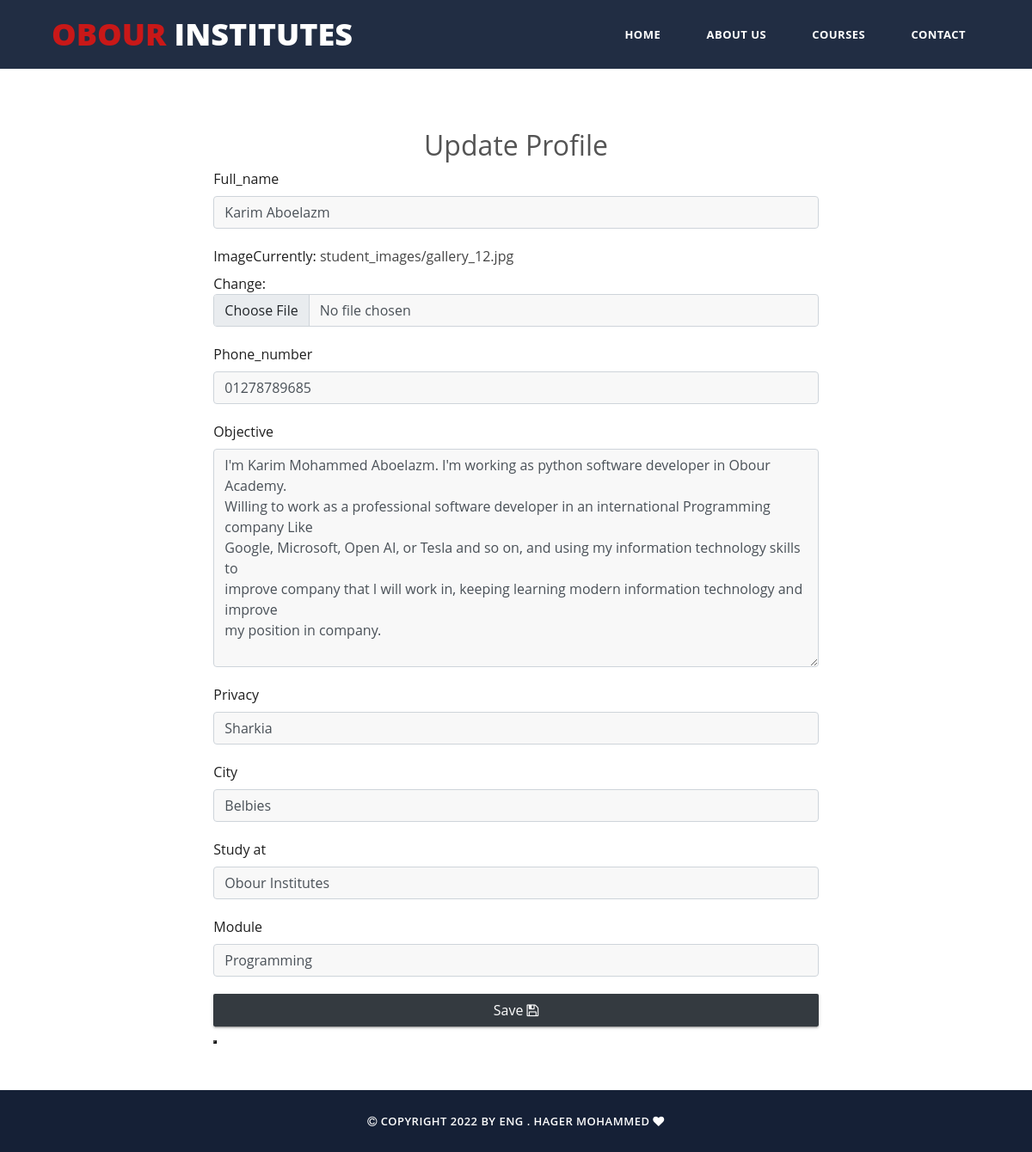
/student-update-profile/1, run on the app's committed database.
### edu/models.py (models this page shows, shortened)
class Student(models.Model):
    user = models.OneToOneField(User, on_delete=models.CASCADE)
    full_name = models.CharField(_('full_name'),max_length=255)
    image = models.ImageField(_('image'),upload_to='student_images/')
    phone_number = models.CharField(_('phone_number'),max_length=15, blank=True, null=True)
    join_on = models.DateTimeField(_('join_on'),auto_now_add=True)
    objective = models.TextField(blank=True,null=True)
    data_of_birth = models.DateField(blank=True,null=True)
    age = models.CharField(max_length=10,blank=True,null=True)
    privacy = models.CharField(max_length=30,blank=True,null=True)
    city = models.CharField(max_length=30,blank=True,null=True)
    study_at = models.CharField(max_length=50,default="Obour Institutes")
    module = models.CharField(max_length=30,blank=True,null=True)
    class Meta:
        verbose_name_plural = _('Student')

### edu/views.py (the view, shortened to what this page needs)
# urls.py: path('student-update-profile/<int:id>',UpdateProfileView.as_view(),name='update_profile'),
class UpdateProfileView(UpdateView):
    model = Student
    form_class = UpdateProfileForm
    template_name = 'update_profile.html'
    def get_object(self,*args,**kwargs):
        client = get_object_or_404(Student, pk=self.kwargs['id'])
        return client
    def get_context_data(self, **kwargs):
        context = super().get_context_data(**kwargs)
        context['available_languages'] = ['en','ar']
        return context

### edu/forms.py
class UpdateProfileForm(forms.ModelForm):
    class Meta:
        model = Student
        fields = ['full_name','image','phone_number',
                  'objective','privacy','city','study_at','module']

### edu/templates/update_profile.html (shortened to what this page needs)
{% extends 'base.html' %}
{% load bootstrap5 %}
{% block content %}
<div id="about_us" class="about-us container-fluid" style="padding-top:150px;">
    <div class="container">
        <div class="about-row row">
            <h2 class="text-center">Update Profile</h2>
            <div class="col-md-8 mx-auto">
                <form method="post" enctype="multipart/form-data">
                    {% bootstrap_form form %}
                    <button type="submit" class="btn bg-dark col-md-12 text-white">Save <i class="fa fa-save"></i><button>
                </form>
            </div>
        </div>
    </div>
</div>
{% endblock content %}

### static/css/templatemo-grad-school.css (style rules this page uses)
body { font-family: 'Montserrat', sans-serif; }
a { color: #3CF; text-decoration: none; }

### static/css/style.css (style rules this page uses)
* { margin: 0px; padding: 0px; list-style: none; }
a { text-decoration: none; outline: none; color: #444; }
a:hover, a:focus, input, textarea { text-decoration: none; outline: none; }
html, body { height: 100%; }
::placeholder { color: #747f8a !important; font-size: 13px; opacity: .5 !important; }
.container-fluid { padding: 0px; }
h1, h2, h3, h4, h5, h6 { font-family: "Open Sans", sans-serif; color: #545454; }
body { background-color: #f1f1f145 !important; font-family: "Open Sans", sans-serif; -webkit-font-smoothing: antialiased; -moz-osx-font-smoothing: grayscale; text-rendering: optimizeLegibility; color: #1f1f1f; overflow-x: hidden; }
.btn { box-shadow: 0 3px 1px -2px rgba(0, 0, 0, 0.2), 0 2px 2px 0 rgba(0, 0, 0, 0.14), 0 1px 5px 0 rgba(0, 0, 0, 0.12); border-radius: 2px; }
.form-control { background-color: #F8F8F8; margin-bottom: 20px; }
.container { max-width: 1170px; }
html { scroll-behavior: smooth; }
.about-us { padding: 50px; background-color: #FFF; }

### data on the page
Student: full_name "Karim Aboelazm", phone_number "01278789685", objective "I'm Karim Mohammed Aboelazm. I'm working as python software developer in Obour Academy. Willing to work as a professional software developer in an international Programming company Like Google, Microsoft, Open AI, or Tesla and so on, and using my information technology skills to improve company that I will work in, keeping learning modern information technology and improve my position in company.", privacy "Sharkia", city "Belbies", study_at "Obour Institutes", module "Programming"
